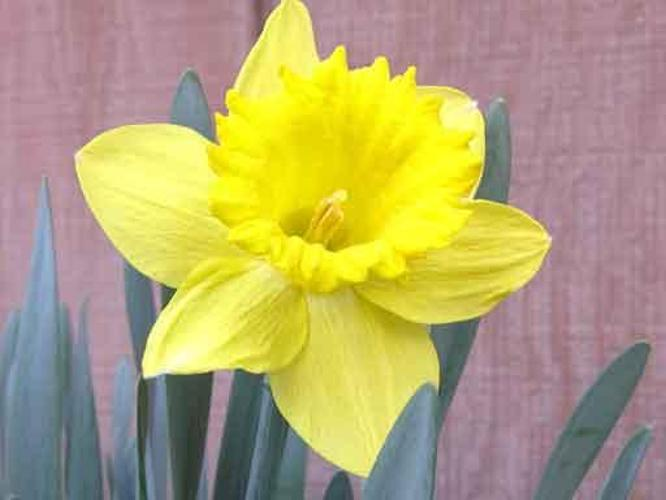
#> input picture Dataset/input_images/easy/easy_1.jpg, 666 x 500 px
$ jupyter execute code.ipynb
#> lines starting #> are read from the running program, lines starting #| are printed output that depends on the picture; after the words box and inside, x2 and y2 are one past the last pixel; in counts of white or black regions, pixels touching at a corner belong together; pictures that were not available may be replaced by others from this repository, and a replacement may not be noted
[cell 1]
import cv2
import numpy as np
import matplotlib.pyplot as plt

input_path = "Dataset/input_images/"
output_path = "output_images/"

easy1_image = cv2.imread(input_path + "easy/easy_1.jpg")
#> easy1_image is the input picture: shape (500, 666, 3); mean B, G, R 113.4, 165.4, 178.9
easy2_image = cv2.imread(input_path + "easy/easy_2.jpg")
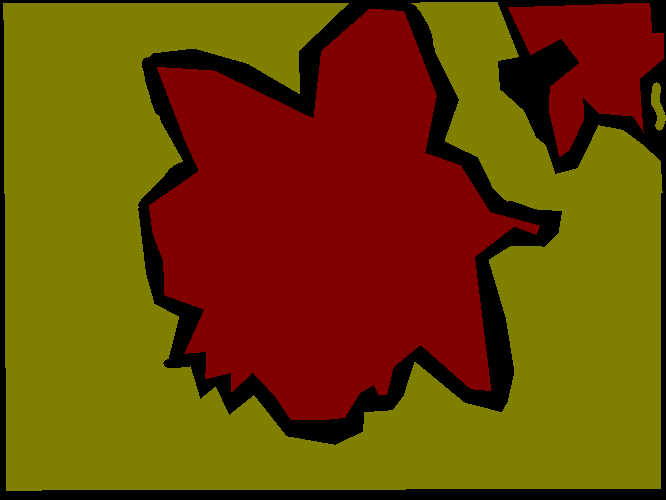
#> input picture Dataset/ground_truths/easy/easy_2.png, 666 x 500 px, given in place of easy_2.jpg, which was not available
#> easy2_image is the input picture: shape (500, 666, 3); mean B, G, R 0, 67.8, 109.3
easy3_image = cv2.imread(input_path + "easy/easy_3.jpg")
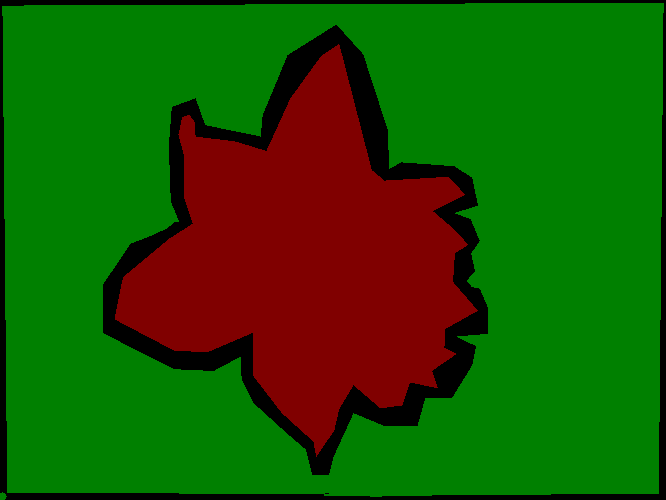
#> input picture Dataset/ground_truths/easy/easy_3.png, 666 x 500 px, given in place of easy_3.jpg, which was not available
#> easy3_image is the input picture: shape (500, 666, 3); mean B, G, R 0, 85.8, 28.8
medium1_image = cv2.imread(input_path + "medium/medium_1.jpg")
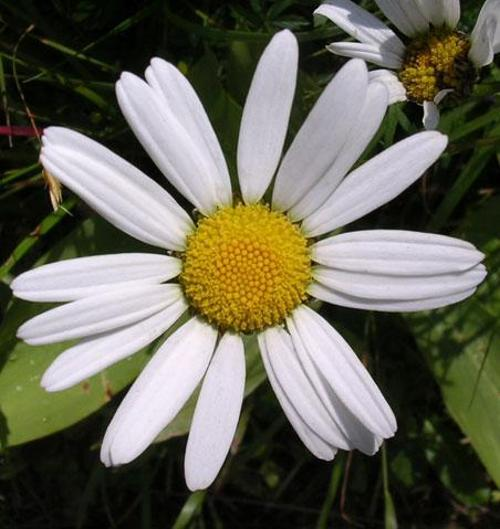
#> input picture Dataset/input_images/medium/medium_1.jpg, 500 x 529 px
#> medium1_image is the input picture: shape (529, 500, 3); mean B, G, R 88.3, 102.5, 103.8
medium2_image = cv2.imread(input_path + "medium/medium_2.jpg")
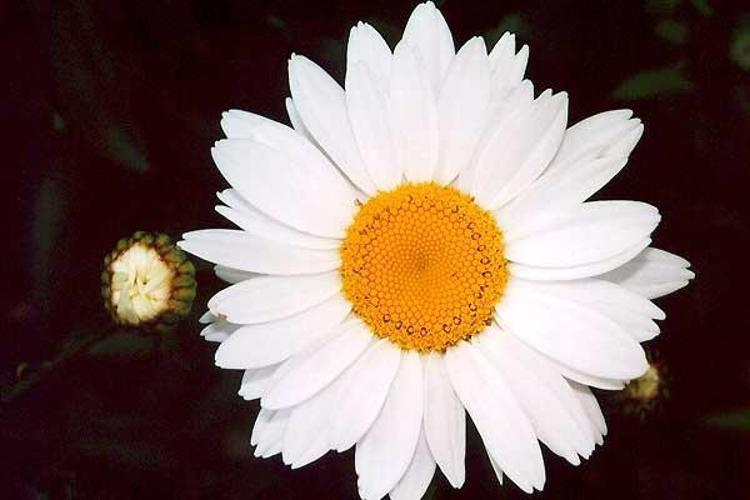
#> input picture Dataset/input_images/medium/medium_2.jpg, 750 x 500 px
#> medium2_image is the input picture: shape (500, 750, 3); mean B, G, R 96.1, 102.5, 123.6
medium3_image = cv2.imread(input_path + "medium/medium_3.jpg")
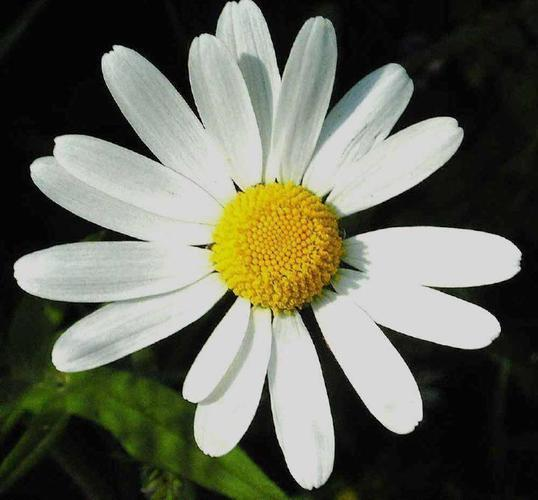
#> input picture Dataset/input_images/medium/medium_3.jpg, 538 x 500 px
#> medium3_image is the input picture: shape (500, 538, 3); mean B, G, R 89.3, 103.2, 101.2
hard1_image = cv2.imread(input_path + "hard/hard_1.jpg")
hard2_image = cv2.imread(input_path + "hard/hard_2.jpg")
hard3_image = cv2.imread(input_path + "hard/hard_3.jpg")
imageMap: dict = {
    "easy1": easy1_image,
    "easy2": easy2_image,
    "easy3": easy3_image,
    "medium1": medium1_image,
    "medium2": medium2_image,
    "medium3": medium3_image,
    "hard1": hard1_image,
    "hard2": hard2_image,
    "hard3": hard3_image
}

[cell 2]
def normalize_hsv(h:int , s:int, v:int):
    return [h/2, s/100*255, v/100*255]

def threshold_image_hsv(image, lower, upper):
    hsv = cv2.cvtColor(image, cv2.COLOR_BGR2HSV)
    lower = np.array(normalize_hsv(lower[0], lower[1], lower[2]))
    upper = np.array(normalize_hsv(upper[0], upper[1], upper[2]))
    mask = cv2.inRange(hsv, lower, upper)
    return cv2.bitwise_and(image, image, mask=mask)

def threshold_image_with_blur(image, lower, upper, blur):
    hsv = cv2.cvtColor(image, cv2.COLOR_BGR2HSV)
    lower = np.array(normalize_hsv(lower[0], lower[1], lower[2]))
    upper = np.array(normalize_hsv(upper[0], upper[1], upper[2]))
    mask = cv2.inRange(hsv, lower, upper)
    mask = cv2.GaussianBlur(mask, (blur, blur), 0)
    return cv2.bitwise_and(image, image, mask=mask)

plt.figure(figsize=(20, 20))

easy_map: dict = [
    {
        "image": "easy1",
        "lower": [45, 0, 50],
        "upper": [70, 100, 100]
    },
    {
        "image": "easy2",
        "lower": [45, 40, 50],
        "upper": [70, 100, 100]
    },
    {
        "image": "easy3",
        "lower": [45, 0, 83],
        "upper": [70, 100, 100]
    },
]

for i in range(len(easy_map)):
    plt.subplot(4, 3, i+1)
    plt.imshow(cv2.cvtColor(threshold_image_hsv(imageMap[easy_map[i]["image"]], easy_map[i]["lower"], easy_map[i]["upper"]), cv2.COLOR_RGB2BGR))
    plt.axis('off')
    plt.title(easy_map[i]["image"])
#> this loop made 3 passes
#> pass 1, in threshold_image_hsv, `mask = cv2.inRange(hsv, lower, upper)`:
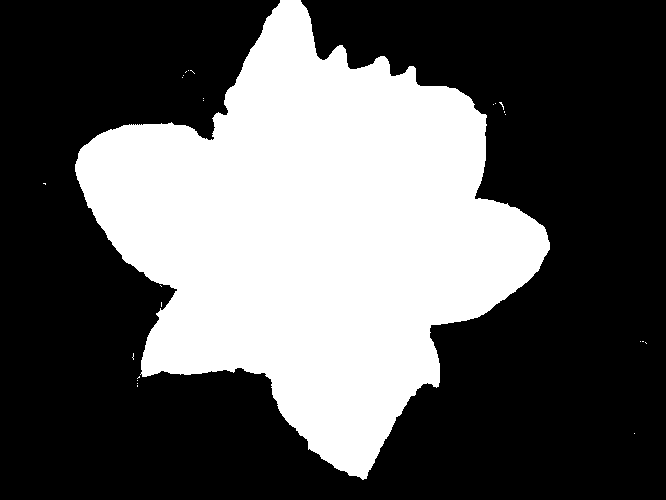
#> mask: shape (500, 666); 36.1% white; 25 white regions (24 under 20 px), largest, box (x1, y1, x2, y2) and area: (75, 0, 550, 480) 120160

plt.subplot(4, 3, 4)
plt.imshow(cv2.cvtColor(threshold_image_with_blur(imageMap["easy1"], [45, 0, 50], [70, 100, 100], 5), cv2.COLOR_RGB2BGR))
plt.axis('off')
plt.title("easy1 (With Gaussian Blur)")

plt.subplot(4, 3, 5)
plt.imshow(cv2.cvtColor(threshold_image_with_blur(imageMap["easy2"], [45, 40, 50], [70, 100, 100], 5), cv2.COLOR_RGB2BGR))
plt.axis('off')
plt.title("easy2 (With Gaussian Blur)")

plt.subplot(4, 3, 6)
plt.imshow(cv2.cvtColor(threshold_image_with_blur(imageMap["easy3"], [45, 0, 82], [66, 100, 100], 5), cv2.COLOR_RGB2BGR))
#> in threshold_image_with_blur (call 3), `hsv = cv2.cvtColor(image, cv2.COLOR_BGR2HSV)`: hsv: shape (500, 666, 3); mean H, S, V 40.2, 228.3, 114.6
#> in threshold_image_with_blur (call 3), `mask = cv2.inRange(hsv, lower, upper)`: mask: shape (500, 666); every value is 0
#> in threshold_image_with_blur (call 3), `return cv2.bitwise_and(image, image, mask=mask)`: returned value: shape (500, 666, 3); every value is 0
plt.axis('off')
plt.title("easy3 (With Gaussian Blur)")

[cell 3]
# using grayscale

[cell 4]
import cv2 as cv
import numpy as np
import matplotlib.pyplot as plt
import os

# using RGB

def thresholding():
    root = os.getcwd()

    for i in range(1, 4):
        img_filename = f"medium_{i}.jpg"
        imgPath = os.path.join(root, f"Dataset\\input_images\\medium\\{img_filename}")
        img = cv.imread(imgPath)

        # checks for bgr (default color space for opencv)
        if img.shape[2] == 3:
            img = cv.cvtColor(img, cv.COLOR_BGR2RGB)

        imgGray = cv.cvtColor(img, cv.COLOR_RGB2GRAY)
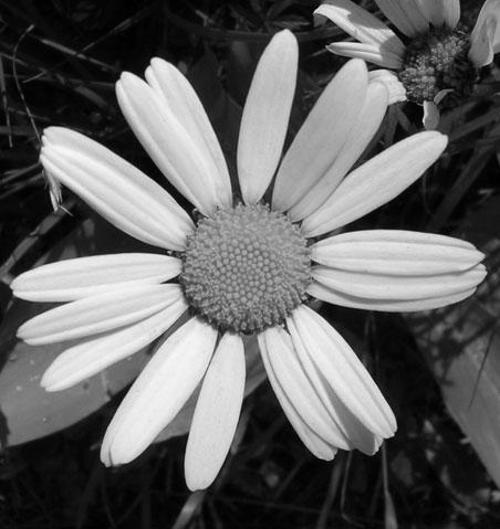
#> imgGray: shape (529, 500); min 0, max 249, mean 101.3

        hist = cv.calcHist([imgGray], [0], None, [256], [0, 256])
#> hist = 256 values, max 5337 at index 7, min 0 at index 250, mean 1033.2
        plt.figure()
        plt.plot(hist)
        plt.xlabel("Bins")
        plt.ylabel("# of pixels")
        plt.title(f"Histogram of {img_filename}")
        plt.show()
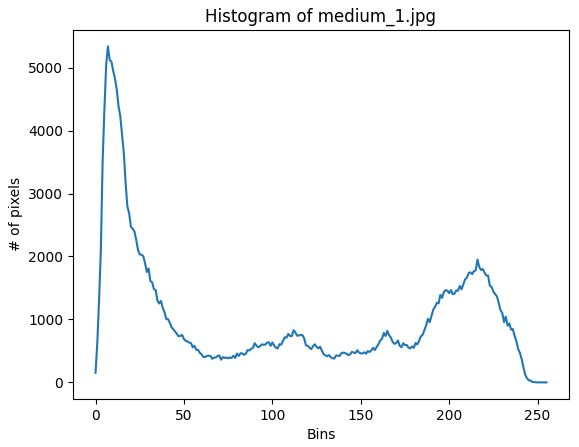
#> figure drawn by matplotlib, 1 panel; curve peaks at x = 7, y = 5337


        threshOptions = [
            cv.THRESH_BINARY,
            cv.THRESH_BINARY_INV,
            cv.THRESH_TRUNC,
            cv.THRESH_TOZERO,
            cv.THRESH_TOZERO_INV,
        ]

        threshNames = ["BINARY", "BINARY_INV", "TRUNC", "TOZERO", "TOZERO_INV"]

        plt.figure(figsize=(20, 10))
        plt.subplot(231)
        plt.imshow(imgGray, cmap="gray")

        for j in range(len(threshOptions)):
            plt.subplot(2, 3, j + 2)
            _, imgThresh = cv.threshold(imgGray, 70, 225, threshOptions[j])
            plt.imshow(imgThresh, cmap="gray")
            plt.title(threshNames[j])
#> this loop made 5 passes
#> pass 1, in thresholding, `_, imgThresh = cv.threshold(imgGray, 70, 225, threshOptions[j])`:
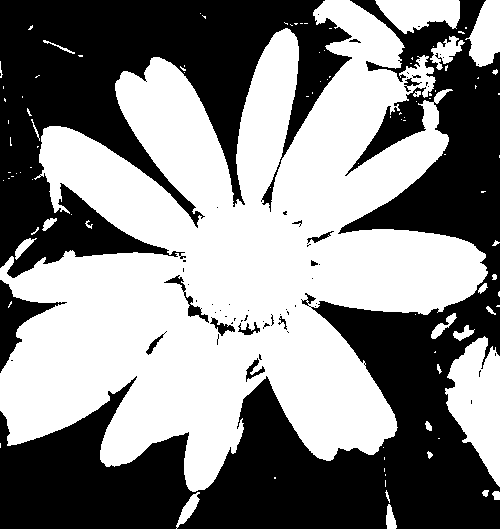
#> imgThresh: shape (529, 500); values 0 (black) and 225 (white), 52.3% white; 61 black regions (47 under 20 px), largest, box (x1, y1, x2, y2) and area: (0, 0, 500, 529) 76617, (0, 0, 352, 278) 46489, (0, 280, 67, 373) 1798

        plt.show()
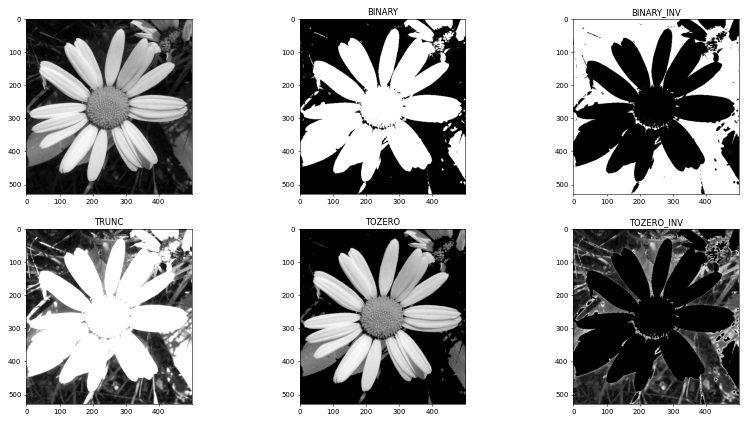
#> figure drawn by matplotlib, 6 panels

if __name__ == "__main__":
    thresholding()
